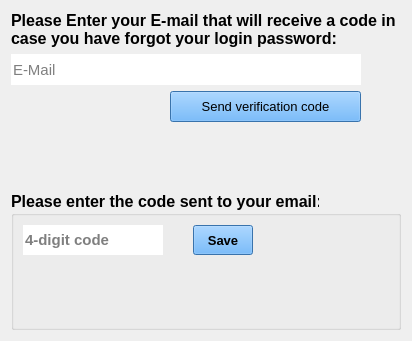
                    <widget class="QWidget" name="account_restore_page">
                     <layout class="QGridLayout" name="gridLayout_22">
                      <item row="2" column="0">
                       <widget class="QGroupBox" name="groupBox_3">
                        <property name="font">
                         <font>
                          <pointsize>12</pointsize>
                          <weight>75</weight>
                          <bold>true</bold>
                         </font>
                        </property>
                        <property name="title">
                         <string>Please enter the code sent to your email:</string>
                        </property>
                        <layout class="QVBoxLayout" name="verticalLayout_27">
                         <item>
                          <layout class="QHBoxLayout" name="horizontalLayout_28">
                           <property name="spacing">
                            <number>30</number>
                           </property>
                           <item>
                            <widget class="QLineEdit" name="account_restore_code_lineEdit_2">
                             <property name="sizePolicy">
                              <sizepolicy hsizetype="Fixed" vsizetype="Fixed">
                               <horstretch>0</horstretch>
                               <verstretch>0</verstretch>
                              </sizepolicy>
                             </property>
                             <property name="minimumSize">
                              <size>
                               <width>0</width>
                               <height>30</height>
                              </size>
                             </property>
                             <property name="font">
                              <font>
                               <pointsize>11</pointsize>
                              </font>
                             </property>
                             <property name="styleSheet">
                              <string notr="true">background-color: rgb(255,255,255);
color: rgb(0,0,0);
border: 0;</string>
                             </property>
                             <property name="text">
                              <string/>
                             </property>
                             <property name="echoMode">
                              <enum>QLineEdit::Normal</enum>
                             </property>
                             <property name="placeholderText">
                              <string>4-digit code</string>
                             </property>
                            </widget>
                           </item>
                           <item>
                            <widget class="QPushButton" name="account_restore_save_pushButton_2">
                             <property name="sizePolicy">
                              <sizepolicy hsizetype="Fixed" vsizetype="Fixed">
                               <horstretch>0</horstretch>
                               <verstretch>0</verstretch>
                              </sizepolicy>
                             </property>
                             <property name="maximumSize">
                              <size>
                               <width>60</width>
                               <height>30</height>
                              </size>
                             </property>
                             <property name="font">
                              <font>
                               <pointsize>10</pointsize>
                              </font>
                             </property>
                             <property name="styleSheet">
                              <string notr="true">QPushButton{
	background-color: rgb(80, 161, 241);
	color: rgb(0, 0, 0);
}
QPushButton:hover{
	background-color: rgb(84, 173, 255);
}</string>
                             </property>
                             <property name="text">
                              <string>Save</string>
                             </property>
                            </widget>
                           </item>
                           <item>
                            <spacer name="horizontalSpacer_23">
                             <property name="orientation">
                              <enum>Qt::Horizontal</enum>
                             </property>
                             <property name="sizeHint" stdset="0">
                              <size>
                               <width>40</width>
                               <height>20</height>
                              </size>
                             </property>
                            </spacer>
                           </item>
                          </layout>
                         </item>
                         <item>
                          <widget class="QLabel" name="account_restore_save_feedback">
                           <property name="sizePolicy">
                            <sizepolicy hsizetype="Preferred" vsizetype="Fixed">
                             <horstretch>0</horstretch>
                             <verstretch>0</verstretch>
                            </sizepolicy>
                           </property>
                           <property name="font">
                            <font>
                             <pointsize>11</pointsize>
                             <weight>75</weight>
                             <bold>true</bold>
                            </font>
                           </property>
                           <property name="styleSheet">
                            <string notr="true">color: rgb(255, 60, 60);</string>
                           </property>
                           <property name="text">
                            <string/>
                           </property>
                           <property name="wordWrap">
                            <bool>false</bool>
                           </property>
                          </widget>
                         </item>
                         <item>
                          <spacer name="verticalSpacer_8">
                           <property name="orientation">
                            <enum>Qt::Vertical</enum>
                           </property>
                           <property name="sizeHint" stdset="0">
                            <size>
                             <width>20</width>
                             <height>40</height>
                            </size>
                           </property>
                          </spacer>
                         </item>
                        </layout>
                       </widget>
                      </item>
                      <item row="0" column="0">
                       <layout class="QVBoxLayout" name="verticalLayout_28">
                        <item>
                         <widget class="QLabel" name="account_restore_enter_email_text">
                          <property name="sizePolicy">
                           <sizepolicy hsizetype="Preferred" vsizetype="Fixed">
                            <horstretch>0</horstretch>
                            <verstretch>0</verstretch>
                           </sizepolicy>
                          </property>
                          <property name="font">
                           <font>
                            <pointsize>12</pointsize>
                            <weight>75</weight>
                            <bold>true</bold>
                           </font>
                          </property>
                          <property name="text">
                           <string>Please Enter your E-mail that will receive a code in case you have forgot your login password:</string>
                          </property>
                          <property name="wordWrap">
                           <bool>true</bool>
                          </property>
                         </widget>
                        </item>
                        <item>
                         <layout class="QGridLayout" name="gridLayout_21">
                          <item row="0" column="0" colspan="2">
                           <widget class="QLineEdit" name="account_restore_email_lineEdit">
                            <property name="sizePolicy">
                             <sizepolicy hsizetype="Fixed" vsizetype="Fixed">
                              <horstretch>0</horstretch>
                              <verstretch>0</verstretch>
                             </sizepolicy>
                            </property>
                            <property name="minimumSize">
                             <size>
                              <width>350</width>
                              <height>31</height>
                             </size>
                            </property>
                            <property name="font">
                             <font>
                              <pointsize>11</pointsize>
                             </font>
                            </property>
                            <property name="styleSheet">
                             <string notr="true">background-color: rgb(255,255,255);
color: rgb(0,0,0);
border: 0;</string>
                            </property>
                            <property name="text">
                             <string/>
                            </property>
                            <property name="echoMode">
                             <enum>QLineEdit::Normal</enum>
                            </property>
                            <property name="placeholderText">
                             <string>E-Mail</string>
                            </property>
                           </widget>
                          </item>
                          <item row="1" column="0">
                           <spacer name="horizontalSpacer_25">
                            <property name="orientation">
                             <enum>Qt::Horizontal</enum>
                            </property>
                            <property name="sizeHint" stdset="0">
                             <size>
                              <width>40</width>
                              <height>20</height>
                             </size>
                            </property>
                           </spacer>
                          </item>
                          <item row="1" column="1">
                           <layout class="QHBoxLayout" name="horizontalLayout_29">
                            <item>
                             <spacer name="horizontalSpacer_24">
                              <property name="orientation">
                               <enum>Qt::Horizontal</enum>
                              </property>
                              <property name="sizeHint" stdset="0">
                               <size>
                                <width>40</width>
                                <height>20</height>
                               </size>
                              </property>
                             </spacer>
                            </item>
                            <item>
                             <widget class="QPushButton" name="account_restore_send_code_pushButton">
                              <property name="sizePolicy">
                               <sizepolicy hsizetype="Fixed" vsizetype="Fixed">
                                <horstretch>0</horstretch>
                                <verstretch>0</verstretch>
                               </sizepolicy>
                              </property>
                              <property name="minimumSize">
                               <size>
                                <width>191</width>
                                <height>31</height>
                               </size>
                              </property>
                              <property name="font">
                               <font>
                                <pointsize>10</pointsize>
                               </font>
                              </property>
                              <property name="styleSheet">
                               <string notr="true">QPushButton{
	background-color: rgb(80, 161, 241);
	color: rgb(0, 0, 0);
}
QPushButton:hover{
	background-color: rgb(84, 173, 255);
}</string>
                              </property>
                              <property name="text">
                               <string>Send verification code</string>
                              </property>
                             </widget>
                            </item>
                           </layout>
                          </item>
                          <item row="1" column="2">
                           <spacer name="horizontalSpacer_26">
                            <property name="orientation">
                             <enum>Qt::Horizontal</enum>
                            </property>
                            <property name="sizeHint" stdset="0">
                             <size>
                              <width>40</width>
                              <height>20</height>
                             </size>
                            </property>
                           </spacer>
                          </item>
                         </layout>
                        </item>
                        <item>
                         <widget class="QLabel" name="account_restore_send_code_feedback">
                          <property name="sizePolicy">
                           <sizepolicy hsizetype="Preferred" vsizetype="Fixed">
                            <horstretch>0</horstretch>
                            <verstretch>0</verstretch>
                           </sizepolicy>
                          </property>
                          <property name="font">
                           <font>
                            <pointsize>11</pointsize>
                            <weight>75</weight>
                            <bold>true</bold>
                           </font>
                          </property>
                          <property name="styleSheet">
                           <string notr="true">color: rgb(255, 60, 60);</string>
                          </property>
                          <property name="text">
                           <string/>
                          </property>
                          <property name="wordWrap">
                           <bool>false</bool>
                          </property>
                         </widget>
                        </item>
                       </layout>
                      </item>
                      <item row="1" column="0">
                       <spacer name="verticalSpacer_10">
                        <property name="orientation">
                         <enum>Qt::Vertical</enum>
                        </property>
                        <property name="sizeHint" stdset="0">
                         <size>
                          <width>20</width>
                          <height>40</height>
                         </size>
                        </property>
                       </spacer>
                      </item>
                     </layout>
                    </widget>
